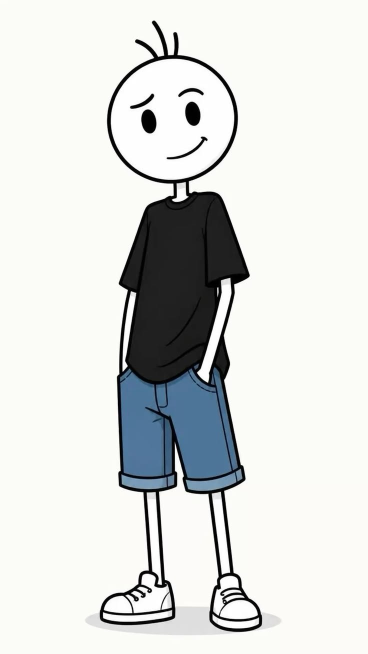
#> input picture Deepsh mobile studio/stick man style /6287046756969157008.jpg, 736 x 1308 px (shown at 1/2 size)
$ python -i motion_mix.py   (imports and definitions only)
#> lines starting #> are read from the running program, lines starting #| are printed output that depends on the picture; after the words box and inside, x2 and y2 are one past the last pixel; in counts of white or black regions, pixels touching at a corner belong together
#> further down, picture is the input picture: PIL image 736x1308 RGB; mean R, G, B 218.7, 220.9, 218.8
# -*- coding: utf-8 -*-
"""motion_mix.py: High-Engagement Asset + Typography Compositor & Visual Annotation Engine.

Inspired by top-tier motion graphics (Vox, Butter, Orchiv):
1. Gradient Typography: Fiery orange-red, royal purple, electric cyan gradients with dual-tier shadows.
2. Mix-Match Color Text: Dynamic multi-color word coloring ({red}word{/red}, {blue}word{/blue}, pills).
3. Pinned Process Cards: Angled paper cards with fiery gradient headlines and pushpins.
4. Procedural Technical Backgrounds: Dot grids, blueprint graph grids, tactile paper textures.
5. Asset + Typography Duets: Asymmetric layouts with assets perched atop or interlocking with typography.
6. Hand-Drawn Doodle Annotations: Crayon loops, marker highlights, sticky notes, process ladders.
"""

import math, os, sys, re
import numpy as np
from PIL import Image, ImageDraw, ImageFilter, ImageFont

# Color standards
PAPER = (248, 246, 239)
PAPER_DARK = (24, 27, 36)
INK = (20, 17, 15)
INK_MUTED = (85, 80, 75)
YELLOW_HIGHLIGHT = (252, 238, 56)
RED_MARKER = (232, 44, 44)
BLUE_BRAND = (35, 75, 215)
CYAN_ELECTRIC = (0, 215, 255)
PURPLE_ROYAL = (145, 55, 235)
GREEN_ACCENT = (46, 185, 95)
ORANGE_FIRE = (255, 118, 0)
WHITE = (255, 255, 255)

GRADIENT_PRESETS = {
    "fire": ((255, 118, 0), (228, 30, 30)),       # Fiery warm orange into bold red (Ref 2)
    "purple": ((175, 75, 255), (85, 20, 185)),     # Royal vibrant purple into deep violet (Ref 3)
    "violet": ((195, 90, 255), (105, 30, 215)),
    "cyan": ((0, 215, 255), (30, 85, 240)),        # Electric cyan to punchy blue (Ref 4)
    "electric_blue": ((0, 215, 255), (30, 85, 240)),
    "sunset": ((255, 95, 105), (255, 185, 45)),
    "emerald": ((20, 210, 140), (5, 130, 85)),
    "gold": ((255, 215, 0), (218, 140, 15)),
    "crimson": ((255, 45, 85), (165, 10, 40)),
}

def natural_shadow_under(sprite, off=(0, 8), blur=16, strength=0.14, tint=(26, 20, 16)):
    """v3 natural contour shadow: returns a NEW sprite (sprite + soft contour drop shadow 0px 8px 16px rgba(0,0,0,0.14))
    on a canvas padded by 3.2x blur, so the shadow follows the asset contour and fades smoothly to 0.
    The original sprite sits at (m, m) of the result; m is returned so callers can keep their positions."""
    sprite = sprite if sprite.mode == "RGBA" else sprite.convert("RGBA")
    m = int(blur * 3.2) + max(abs(off[0]), abs(off[1])) + 2
    W, H = sprite.width + 2 * m, sprite.height + 2 * m
    a = sprite.split()[3]
    out = Image.new("RGBA", (W, H), tint + (0,))
    amb = Image.new("L", (W, H), 0); amb.paste(a, (m + off[0], m + off[1]))
    con = Image.new("L", (W, H), 0); con.paste(a, (m + off[0] // 4, m + off[1] // 4))
    amb = np.asarray(amb.filter(ImageFilter.GaussianBlur(blur)), np.float32) * strength
    con = np.asarray(con.filter(ImageFilter.GaussianBlur(max(1, blur // 4))), np.float32) * strength * 0.8
    al = 255 - (255 - amb) * (255 - con) / 255
    out.putalpha(Image.fromarray(np.clip(al, 0, 255).astype(np.uint8)))
    out.alpha_composite(sprite, (m, m))
    return out, m


def resolve_font(style="bold", size=48):
    """Resolves true type font from fonts directory or system with heavy bold weight prioritization."""
    base_dir = os.path.dirname(os.path.dirname(os.path.abspath(__file__)))
    fonts_dir = os.path.join(base_dir, "fonts")

    candidates = []
    if style in ("serif", "editorial", "luxury"):
        candidates += [
            os.path.join(fonts_dir, "english", "PlayfairDisplay-Bold.ttf"),
            os.path.join(fonts_dir, "english", "Lora-Bold.ttf"),
            os.path.join(fonts_dir, "english", "Merriweather-Bold.ttf"),
            "/usr/share/fonts/truetype/liberation/LiberationSerif-Bold.ttf"
        ]
    elif style == "handwritten":
        candidates += [
            os.path.join(fonts_dir, "Kalam-Bold.ttf"),
            os.path.join(fonts_dir, "PatrickHand-Regular.ttf")
        ]
    elif style == "mono":
        candidates += [
            os.path.join(fonts_dir, "english", "SpaceMono-Bold.ttf"),
            "/usr/share/fonts/truetype/liberation/LiberationMono-Bold.ttf"
        ]
    elif style in ("display", "anton", "headline", "impact"):
        candidates += [
            os.path.join(fonts_dir, "english", "Anton-Regular.ttf"),
            "/home/cat/.local/share/fonts/xdeep/Anton-Regular.ttf",
            os.path.join(fonts_dir, "hindi", "Khand-Bold.ttf"),
            os.path.join(fonts_dir, "english", "Aquawax-Black.ttf")
        ]
    else:  # bold display sans default
        candidates += [
            os.path.join(fonts_dir, "english", "Anton-Regular.ttf"),
            "/home/cat/.local/share/fonts/xdeep/Anton-Regular.ttf",
            os.path.join(fonts_dir, "english", "LiberationSans-Bold.ttf"),
            os.path.join(fonts_dir, "hindi", "Khand-Bold.ttf"),
            os.path.join(fonts_dir, "hindi", "Baloo2-ExtraBold.ttf"),
            os.path.join(fonts_dir, "english", "Aquawax-Black.ttf"),
            os.path.join(fonts_dir, "english", "Metropolis-Bold.otf"),
            "/usr/share/fonts/truetype/liberation/LiberationSans-Bold.ttf",
            "/usr/share/fonts/truetype/dejavu/DejaVuSans-Bold.ttf"
        ]

    # Portable Android & Termux fallback paths
    termux_prefix = os.environ.get("PREFIX", "/data/data/com.termux/files/usr")
    candidates += [
        "/system/fonts/Roboto-Bold.ttf",
        "/system/fonts/Roboto-Medium.ttf",
        "/system/fonts/Roboto-Regular.ttf",
        "/system/fonts/NotoSansDevanagari-Bold.ttf",
        "/system/fonts/NotoSans-Bold.ttf",
        os.path.join(termux_prefix, "share/fonts/TTF/DejaVuSans-Bold.ttf"),
        "/usr/share/fonts/truetype/dejavu/DejaVuSans-Bold.ttf",
        "/usr/share/fonts/truetype/noto/NotoSans-Bold.ttf"
    ]

    for p in candidates:
        if os.path.exists(p):
            try:
                return ImageFont.truetype(p, size)
            except Exception:
                pass
    return ImageFont.load_default()

def parse_color_spec(spec):
    """Parses color preset name, hex string (#RRGGBB), or RGB tuple."""
    if isinstance(spec, (tuple, list)):
        return tuple(spec[:3])
    if isinstance(spec, str):
        spec = spec.strip().lower()
        if spec == "red": return RED_MARKER
        if spec == "blue": return BLUE_BRAND
        if spec == "cyan": return CYAN_ELECTRIC
        if spec == "purple": return PURPLE_ROYAL
        if spec == "yellow": return YELLOW_HIGHLIGHT
        if spec == "green": return GREEN_ACCENT
        if spec == "orange": return ORANGE_FIRE
        if spec == "ink" or spec == "black": return INK
        if spec == "white": return WHITE
        if spec.startswith("#"):
            h = spec.lstrip("#")
            if len(h) == 6:
                return tuple(int(h[i:i+2], 16) for i in (0, 2, 4))
    return INK

# [119 lines left out: function draw_gradient_text, not called in this run]

def draw_mix_match_text(
    text_spec,
    base_font_size: int = 64,
    base_style: str = "bold",
    tracking: int = -2,
    line_spacing: float = 1.25,
    padding: int = 40,
    shadow: bool = True
) -> Image.Image:
    """Renders multi-color mixed typography supporting inline tags or structured tuples.

    Example text_spec:
      "You've got the {red}ideas{/red} and {red}content{/red}"
      "{mono}01 //{/mono} {fire}STRATEGY{/fire} Without Content"
      "{pill:yellow}FREE{/pill} {blue}ANIMATION TOOL{/blue}"
    """
    dummy = Image.new("RGBA", (1, 1), (0, 0, 0, 0))
    d_dummy = ImageDraw.Draw(dummy)

    # 1. Parse into structured lines and tokens
    lines_raw = text_spec.replace("//", chr(10)).split(chr(10)) if isinstance(text_spec, str) else [text_spec]

    parsed_lines = []
    max_w = 0
    total_h = 0

    for l_raw in lines_raw:
        tokens = []
        if isinstance(l_raw, str):
            # Parse tags like {red}word{/red}, {blue}word{/blue}, {fire}word{/fire}, {pill:yellow}word{/pill}
            pattern = re.compile(r"\{([a-zA-Z0-9_:]+)\}(.*?)\{/\}|([^{]+)")
            matches = pattern.findall(l_raw)
            for tag, tagged_txt, plain_txt in matches:
                if tagged_txt:
                    tokens.append({"tag": tag, "text": tagged_txt})
                elif plain_txt:
                    tokens.append({"tag": "normal", "text": plain_txt})
        elif isinstance(l_raw, list):
            for item in l_raw:
                if isinstance(item, tuple):
                    tokens.append({"tag": item[1], "text": item[0]})
                elif isinstance(item, dict):
                    tokens.append(item)

        # Token metrics
        line_tokens = []
        cur_x = 0
        line_h = 0
        for tok in tokens:
            tag = tok.get("tag", "normal")
            txt = tok.get("text", "")

            # Resolve font and style
            f_style = base_style
            if "serif" in tag: f_style = "serif"
            elif "mono" in tag: f_style = "mono"
            elif "hand" in tag: f_style = "handwritten"

            f_size = base_font_size
            if "pill" in tag: f_size = int(base_font_size * 0.85)

            font = resolve_font(f_style, f_size)
            bbox = d_dummy.textbbox((0, 0), txt, font=font)
            tw = bbox[2] - bbox[0]
            th = bbox[3] - bbox[1]
            line_h = max(line_h, th)

            line_tokens.append({
                "text": txt,
                "tag": tag,
                "font": font,
                "style": f_style,
                "w": tw,
                "h": th,
                "x": cur_x
            })
            cur_x += tw + tracking

        max_w = max(max_w, cur_x)
        total_h += int(line_h * line_spacing)
        parsed_lines.append({"tokens": line_tokens, "w": cur_x, "h": line_h})

    # Oversize buffer
    tex_w = max_w + padding * 2
    tex_h = total_h + padding * 2
    canvas = Image.new("RGBA", (tex_w, tex_h), (0, 0, 0, 0))
    d = ImageDraw.Draw(canvas)

    cur_y = padding
    for pl in parsed_lines:
        lh = pl["h"]
        baseline_y = cur_y + int(lh * 0.80)
        for tok in pl["tokens"]:
            tx = padding + tok["x"]
            ty = baseline_y - int(tok["h"] * 0.80)
            tag = tok["tag"]
            txt = tok["text"]
            font = tok["font"]

            # Pill Tag
            if "pill" in tag:
                pill_col_name = tag.split(":")[-1] if ":" in tag else "yellow"
                pill_col = parse_color_spec(pill_col_name)
                pw, ph = tok["w"] + 24, tok["h"] + 14
                px, py = tx - 12, ty - 5
                d.rounded_rectangle([px, py, px + pw, py + ph], radius=8, fill=pill_col + (255,))
                pill_txt_col = INK if pill_col_name in ("yellow", "white") else WHITE
                d.text((tx, ty), txt, fill=pill_txt_col + (255,), font=font)
                continue

            # Gradient Tags (fire, purple, cyan, etc.)
            if tag in GRADIENT_PRESETS:
                grad_tile = draw_gradient_text(txt, gradient=tag, font_size=font.size, font_style=tok["style"], shadow=False, bevel_highlight=True, padding=0)
                canvas.paste(grad_tile, (tx, ty), grad_tile)
                continue

            # Color Tag
            color = parse_color_spec(tag)
            d.text((tx, ty), txt, fill=color + (255,), font=font)

        cur_y += int(lh * line_spacing)

    if shadow:
        res, _ = natural_shadow_under(canvas, off=(6, 12), blur=14, strength=0.34)
        return res
    return canvas

# [113 lines left out: function draw_pinned_gradient_card, not called in this run]

def generate_procedural_background(
    style: str = "dot_grid",
    theme: str = "paper",
    width: int = 1920,
    height: int = 1080
) -> Image.Image:
    """Generates agency-grade technical backgrounds (dot grid, graph paper, blueprint)."""
#> called with style = 'dot_grid', theme = 'paper', width = 1920, height = 1080
    if theme in ("noir", "night", "dark"):
        bg_col = (15, 18, 28)
        grid_col = (40, 46, 62)
        dot_col = (55, 62, 82)
    elif theme == "blueprint":
        bg_col = (11, 20, 38)
        grid_col = (25, 45, 80)
        dot_col = (45, 85, 145)
    else:  # paper
        bg_col = PAPER
        grid_col = (226, 222, 210)
        dot_col = (202, 196, 180)

    im = Image.new("RGBA", (width, height), bg_col + (255,))
    d = ImageDraw.Draw(im)

    # 1. Subtle Paper Fiber Texture
    rng = np.random.default_rng(42)
    fib = rng.normal(0, 2.2, (height // 4, width // 4)).repeat(4, 0).repeat(4, 1)
    base_arr = np.array(im, dtype=np.float32)
    base_arr[..., :3] = np.clip(base_arr[..., :3] + fib[..., None], 0, 255)
    im = Image.fromarray(base_arr.astype(np.uint8), mode="RGBA")
    d = ImageDraw.Draw(im)

    # 2. Pattern Overlay
    if style in ("dot_grid", "dots"):
        step = 40
        dot_r = 1.5
        for x in range(step // 2, width, step):
            for y in range(step // 2, height, step):
                d.ellipse([x - dot_r, y - dot_r, x + dot_r, y + dot_r], fill=dot_col + (255,))

    elif style in ("graph", "grid", "blueprint"):
        step = 40
        for x in range(0, width, step):
            lw = 2 if x % (step * 5) == 0 else 1
            col = grid_col if lw == 1 else (grid_col[0] - 20, grid_col[1] - 20, grid_col[2] - 20)
            d.line([x, 0, x, height], fill=col + (255,), width=lw)
        for y in range(0, height, step):
            lw = 2 if y % (step * 5) == 0 else 1
            col = grid_col if lw == 1 else (grid_col[0] - 20, grid_col[1] - 20, grid_col[2] - 20)
            d.line([0, y, width, y], fill=col + (255,), width=lw)

        # Add technical registration crosses in 4 corners
        margin = 60
        cross_r = 10
        for cx, cy in [(margin, margin), (width - margin, margin), (margin, height - margin), (width - margin, height - margin)]:
            d.line([cx - cross_r, cy, cx + cross_r, cy], fill=grid_col + (255,), width=2)
            d.line([cx, cy - cross_r, cx, cy + cross_r], fill=grid_col + (255,), width=2)

    return im

# [213 lines left out: functions draw_highlighter_text, draw_doodle_annotated_text, draw_sticky_note, draw_step_ladder, draw_radiate_burst, not called in this run]

def composite_asset_typography_duet(
    asset_img: Image.Image,
    badge_text: str = "01 // DIRECTION",
    headline_spec: str = "You've got the {red}ideas{/red} and {red}content{/red}",
    subtext: str = "Elevate every scene with agency-grade typography and seamless motion.",
    bg_style: str = "dot_grid",
    bg_theme: str = "paper",
    layout: str = "asset_left", # "asset_left", "asset_right", "perched"
    gradient_headline: str = "",
    burst: bool = False,
    width: int = 1920,
    height: int = 1080
) -> Image.Image:
    """Assembles an agency-grade Asset + Typography Duet composite frame directly matching reference styles."""
    # 1. Base procedural background
    frame = generate_procedural_background(style=bg_style, theme=bg_theme, width=width, height=height)

    # 2. Responsive Geometry Detection (16:9 Desktop vs 9:16 Vertical Mobile)
    is_vertical = (height > width)
    aw, ah = asset_img.size

    if is_vertical:
        # MOBILE VERTICAL SAFE ZONES (9:16 - e.g. 1080x1920)
        # Guarantees margin clearance: Top 180px, Bottom 320px, Right 140px, Left 60px
        safe_left = 60
        safe_right = 140
        safe_top = 180
        safe_bottom = 320
        safe_w = width - safe_left - safe_right

        target_ah = int(height * 0.32)
        scale = target_ah / float(max(1, ah))
        target_aw = int(aw * scale)
        asset_scaled = asset_img.resize((target_aw, target_ah), Image.LANCZOS)

        if layout == "perched":
            asset_scaled = asset_img.resize((int(target_aw * 0.75), int(target_ah * 0.75)), Image.LANCZOS)
            target_aw, target_ah = asset_scaled.size
            asset_x = safe_left + int(safe_w * 0.52)
            asset_y = safe_top + int(height * 0.14)
            text_x = safe_left
            text_w_limit = safe_w
            cur_y = asset_y + int(target_ah * 0.70)
        else:
            asset_x = safe_left + max(0, int((safe_w - target_aw) / 2))
            asset_y = safe_top + 30
            text_x = safe_left
            text_w_limit = safe_w
            cur_y = asset_y + target_ah + 35

        hl_font_size = 54
        sub_font_size = 28
    else:
        # DESKTOP WIDESCREEN (16:9 - e.g. 1920x1080)
        target_ah = int(height * 0.60)
        scale = target_ah / float(max(1, ah))
        target_aw = int(aw * scale)
        asset_scaled = asset_img.resize((target_aw, target_ah), Image.LANCZOS)

        if layout == "asset_left":
            asset_x = int(width * 0.14)
            asset_y = int((height - target_ah) / 2)
            text_x = int(width * 0.48)
            text_w_limit = int(width * 0.46)
            cur_y = int(height * 0.28)
        elif layout == "perched":
            text_x = int(width * 0.18)
            text_w_limit = int(width * 0.65)
            asset_scaled = asset_img.resize((int(target_aw * 0.70), int(target_ah * 0.70)), Image.LANCZOS)
            target_aw, target_ah = asset_scaled.size
            asset_x = int(width * 0.56)
            asset_y = int(height * 0.22)
            cur_y = int(height * 0.38)
        else:  # asset_right
            asset_x = int(width * 0.86 - target_aw)
            asset_y = int((height - target_ah) / 2)
            text_x = int(width * 0.10)
            text_w_limit = int(width * 0.46)
            cur_y = int(height * 0.28)

        hl_font_size = 72 if gradient_headline else 68
        sub_font_size = 30

    # 3. Natural Contour Shadow under asset (0px 8px 16px rgba(0, 0, 0, 0.14))
    alpha_mask = asset_scaled.split()[-1] if asset_scaled.mode == "RGBA" else Image.new("L", asset_scaled.size, 255)
#> alpha_mask: PIL image 364x648 L; every value is 255
    _m = 16 * 3 + 20
    shadow = Image.new("RGBA", (target_aw + 2 * _m, target_ah + 2 * _m), (26, 20, 16, 0))
    _sa = Image.new("L", shadow.size, 0)
#> _sa: PIL image 500x784 L; every value is 0
    _sa.paste(alpha_mask.point(lambda p: int(p * 0.14)), (_m, _m + 8))
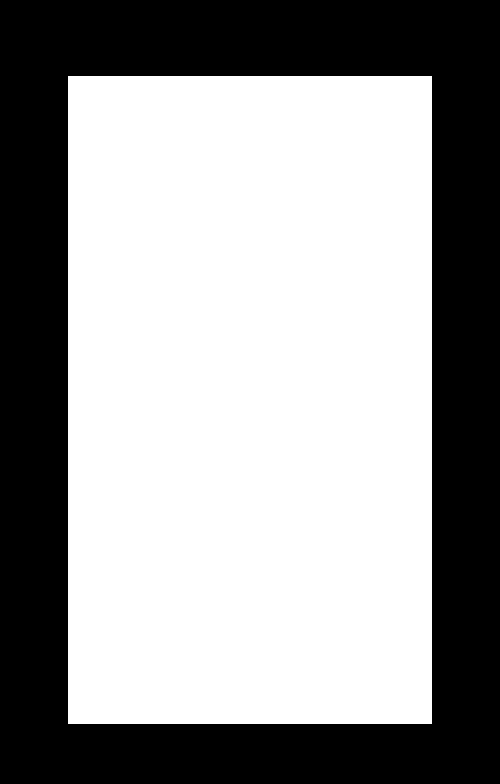
#> _sa: PIL image 500x784 L; values 0 (black) and 35 (white), 60.2% white; 1 black region, box (x1, y1, x2, y2) and area: (0, 0, 500, 784) 156128
    shadow.putalpha(_sa.filter(ImageFilter.GaussianBlur(16)))
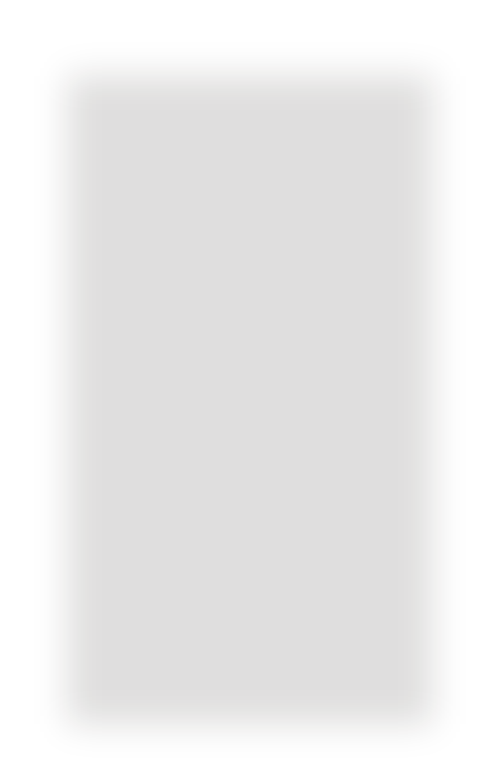
#> shadow: PIL image 500x784 RGBA; mean R, G, B, A 26, 20, 16, 21.1; transparent parts drawn white
    frame.paste(shadow, (asset_x - _m, asset_y - _m), shadow)

    # 4. Typographic Stack
    d = ImageDraw.Draw(frame)

    # Badge Pill (e.g. "01 // DIRECTION" or "NEW FEATURE")
    if badge_text:
        font_badge = resolve_font("mono", 20 if is_vertical else 22)
        bbox = d.textbbox((0, 0), badge_text, font=font_badge)
#> bbox = (0, 3, 198, 19)
        bw = bbox[2] - bbox[0] + 28
#> bw = 226
        bh = bbox[3] - bbox[1] + 16
#> bh = 32
        pill_fill = BLUE_BRAND if bg_theme == "paper" else (30, 58, 138)
        d.rounded_rectangle([text_x, cur_y, text_x + bw, cur_y + bh], radius=6, fill=pill_fill + (255,))
        d.text((text_x + 14, cur_y + 8), badge_text, fill=(255, 255, 255, 255), font=font_badge)
        cur_y += bh + (18 if is_vertical else 24)
#> cur_y = 358

    # Headline (Gradient or Mix-Match)
    if gradient_headline:
        hl_im = draw_gradient_text(headline_spec, gradient=gradient_headline, font_size=hl_font_size, font_style="serif" if "serif" in gradient_headline else "bold", shadow=True)
    else:
        hl_im = draw_mix_match_text(headline_spec, base_font_size=hl_font_size, base_style="bold", shadow=True)
#> after the loop in draw_mix_match_text, `for pl in parsed_lines:`:
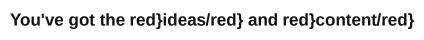
#> canvas: PIL image 1695x158 RGBA (shown at 1/4 size); mean R, G, B, A 2.6, 2.2, 1.9, 29.4; transparent parts drawn white
#> after the loop in draw_mix_match_text, `for pl in parsed_lines:`: cur_y = 118
#> in natural_shadow_under, `a = sprite.split()[3]`:
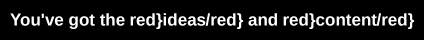
#> a: PIL image 1695x158 L (shown at 1/4 size); min 0, max 255, mean 29.4
#> in natural_shadow_under, `al = 255 - (255 - amb) * (255 - con) / 255`:
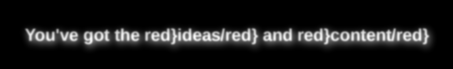
#> al: shape (274, 1811) float32 (shown at 1/4 size); min 0, max 93.47, mean 9.2; drawn with min black and max white
#> in natural_shadow_under, `out.alpha_composite(sprite, (m, m))`:
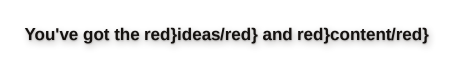
#> out: PIL image 1811x274 RGBA (shown at 1/4 size); mean R, G, B, A 25.6, 19.8, 15.9, 20.9; transparent parts drawn white

    frame.paste(hl_im, (text_x - 20, cur_y - 20), hl_im)
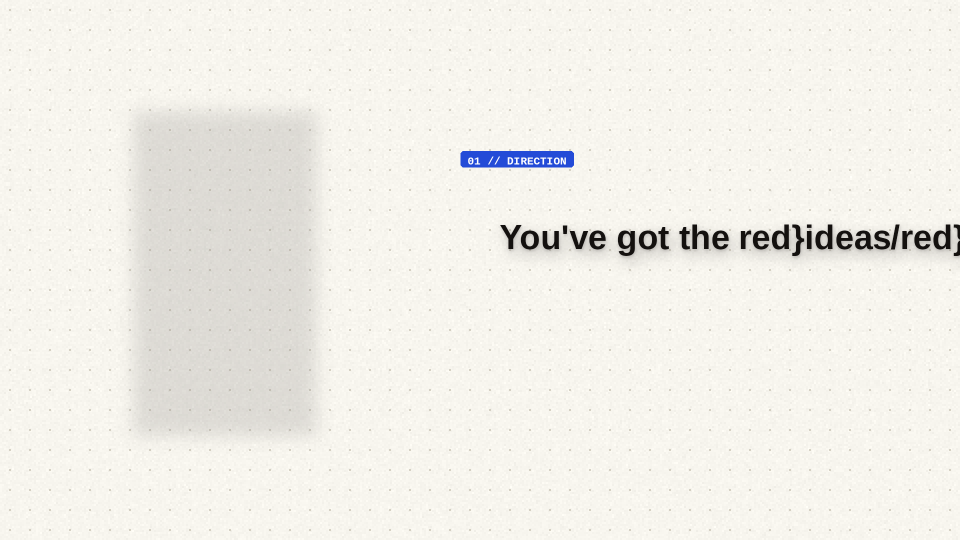
#> frame: PIL image 1920x1080 RGBA (shown at 1/2 size); mean R, G, B, A 240.6, 238.6, 232.1, 250.9; transparent parts drawn white
    cur_y += hl_im.height + 8
#> cur_y = 640

    # Subtext (clean, readable editorial)
    if subtext:
        font_sub = resolve_font("bold", sub_font_size)
        sub_col = (80, 75, 70, 240) if bg_theme == "paper" else (190, 195, 210, 240)
        words = subtext.split()
        sub_lines = []
        cur_line = []
        for w in words:
            test_line = " ".join(cur_line + [w])
            bbox = d.textbbox((0, 0), test_line, font=font_sub)
            if bbox[2] - bbox[0] > text_w_limit:
                sub_lines.append(" ".join(cur_line))
                cur_line = [w]
            else:
                cur_line.append(w)
#> this loop made 9 passes
#> bbox on passes 1 to 8: (0, 6, 105, 28), (0, 6, 192, 34), (0, 6, 285, 34), (0, 6, 354, 34), (0, 6, 557, 34), (0, 6, 729, 34), (0, 6, 790, 34), (0, 6, 934, 34)
#> after the loop, sub_lines = 1 item
        if cur_line:
            sub_lines.append(" ".join(cur_line))

        for sl in sub_lines:
            d.text((text_x, cur_y), sl, fill=sub_col, font=font_sub)
            cur_y += int(sub_font_size * 1.35)
#> this loop made 2 passes
#> cur_y on pass 1: 680
#> after the loop, cur_y = 720

    # 5. Paste Asset (on top of background or overlapping headline in perched mode)
#> (the run stopped early here; a loop or call above may not have finished)
